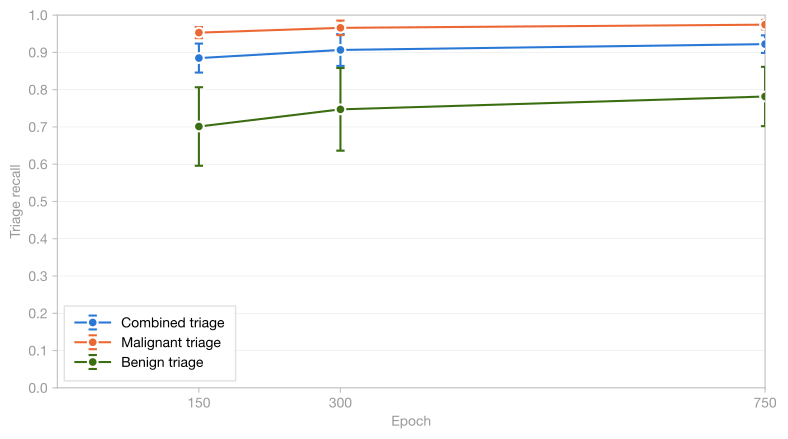

Reproduce this figure in Python.
"""Triage detection vs. epoch on fold-0 validation data (3 seeds, 125 images each).

Triage is the most permissive detection view: a case is "detected" if the model
predicts any retained mass anywhere on the image, whether or not it overlaps the
true mass. On this dataset every image is one patient with at most one mass, so
triage is a single case-level binary:

  - Mass-present case (malignant/benign): flagged -> detected, not flagged -> miss.
  - Normal case (no mass): flagged -> false alarm, not flagged -> correct.

Because there is no overlap requirement, an IoU threshold does not apply. The
only filter is the relative noise floor, already baked into the
triage_detection_flag column of the predictions dataset.

Reports, per milestone checkpoint and per mass grouping (combined / malignant /
benign): case-level recall and false-positive rate over Normal cases, averaged
across the three seeds with standard deviation.

Reads the canonical predictions dataset (analysis/predictions_dataset) rather
than the raw masks; triage_detection_flag and pathology come from there.

Three seeds (42/43/44), 125 fold-0 validation images each; error bars are the
across-seed std.

Run from project root:
    python analysis/epoch_convergence/epoch_convergence_by_triage_detection_vals/epoch_convergence_by_triage_detection_vals.py
"""

import json
import os
import sys

import numpy as np
import matplotlib
matplotlib.use('Agg')
import matplotlib.pyplot as plt
import matplotlib.ticker as ticker
from pathlib import Path

SCRIPT_DIR = Path(__file__).resolve().parent
PROJECT_ROOT = SCRIPT_DIR.parent.parent.parent

# Make the project root importable so the predictions-dataset loader can be
# used regardless of the current working directory.
sys.path.insert(0, str(PROJECT_ROOT))
from analysis.predictions_dataset.load_predictions_dataset import (
    load_predictions_dataset,
)

NOISE_FLOOR = "0.03% of image area"

EXPERIMENT_NAME = "milestones_pilot_vals"
EVALUATION_SPLIT = "validation_fold_0"
SEEDS = [42, 43, 44]
EPOCHS = [150, 300, 750]


plt.rcParams.update({
    'font.family': 'sans-serif',
    'font.sans-serif': ['Helvetica Neue', 'Helvetica', 'Arial', 'sans-serif'],
    'font.size': 10,
    'font.weight': '400',
    'axes.labelsize': 10,
    'axes.labelcolor': '#999999',
    'xtick.labelsize': 10,
    'ytick.labelsize': 10,
    'xtick.color': '#999999',
    'ytick.color': '#999999',
    'legend.fontsize': 10,
    'legend.framealpha': 0.95,
    'legend.edgecolor': '#e0e0e0',
    'grid.linewidth': 0.3,
    'grid.alpha': 0.4,
    'figure.facecolor': 'white',
    'axes.facecolor': 'white',
    'axes.spines.top': True,
    'axes.spines.right': True,
})

OUT_DIR = SCRIPT_DIR

# Metric key -> (legend label, color).
METRICS = {
    "case_recall":      ("Case recall",      "#f5c0aa"),
    "case_fp_rate":     ("Case FP rate",     "#3b6d11"),
}

PLOT_SERIES = [
    ("combined",  "case_recall", "Combined triage",  "#2a78d6"),
    ("malignant", "case_recall", "Malignant triage", "#eb6834"),
    ("benign",    "case_recall", "Benign triage",    "#3b6d11"),
]


def evaluate_triage(rows, positive_class):
    """Return (tp, fp, fn, n_normal) at case level for triage detection."""
    tp = fn = 0
    fp = 0
    n_normal = 0

    for row in rows:
        flagged = row.triage_detection_flag
        if positive_class == "combined":
            is_positive = row.pathology in ("malignant", "benign")
        else:
            is_positive = row.pathology == positive_class

        if is_positive:
            if flagged:
                tp += 1
            else:
                fn += 1
        elif row.pathology == "normal":
            n_normal += 1
            if flagged:
                fp += 1

    return tp, fp, fn, n_normal


def evaluate_epoch(rows, positive_class="malignant"):
    """Run triage eval for one checkpoint, return case recall and FP rate."""
    ctp, cfp, cfn, n_normal = evaluate_triage(rows, positive_class)

    crec = ctp / (ctp + cfn) if (ctp + cfn) > 0 else float('nan')
    cfp_rate = cfp / n_normal if n_normal > 0 else float('nan')

    return crec, cfp_rate



def summarize_epochs(rows, positive_class):
    """Return {metric: (means, stds)} across seeds, per epoch."""
    means = {key: [] for key in METRICS}
    stds = {key: [] for key in METRICS}
    for epoch in EPOCHS:
        recalls = []
        fp_rates = []
        for seed in SEEDS:
            folder = f"predictions_milestones_val_625images_seed{seed}_epoch{epoch}"
            configuration_rows = [r for r in rows if r.configuration_id == folder]
            if not configuration_rows:
                print(f"WARNING: no rows for {folder}")
                continue
            rec, fp = evaluate_epoch(configuration_rows, positive_class)
            recalls.append(rec)
            fp_rates.append(fp)
        means["case_recall"].append(float(np.nanmean(recalls)) if recalls else float('nan'))
        stds["case_recall"].append(float(np.nanstd(recalls, ddof=1)) if recalls else float('nan'))
        means["case_fp_rate"].append(float(np.nanmean(fp_rates)) if fp_rates else float('nan'))
        stds["case_fp_rate"].append(float(np.nanstd(fp_rates, ddof=1)) if fp_rates else float('nan'))
    return means, stds


def metric_payload(means, stds):
    return {
        "Detection": {"mean": means["case_recall"], "std": stds["case_recall"]},
        "False positive rate": {"mean": means["case_fp_rate"], "std": stds["case_fp_rate"]},
    }


def fmt(mean, std):
    return f"{mean:.3f} ± {std:.3f}"


def main():
    os.makedirs(OUT_DIR, exist_ok=True)

    data = load_predictions_dataset()
    rows = [
        row for row in data.rows
        if row.experiment_name == EXPERIMENT_NAME
        and row.evaluation_split == EVALUATION_SPLIT
    ]
    print(
        f"Loaded predictions dataset: {data.snapshot_id}, {len(rows)} rows "
        f"for {EXPERIMENT_NAME}/{EVALUATION_SPLIT}"
    )

    stats = {
        "combined": summarize_epochs(rows, "combined"),
        "malignant": summarize_epochs(rows, "malignant"),
        "benign": summarize_epochs(rows, "benign"),
    }


    epochs = EPOCHS

    # --- Terminal tables ---
    for title, group in [("All masses", "combined"),
                         ("Malignant", "malignant"),
                         ("Benign", "benign")]:
        means, stds = stats[group]
        print(f"\n{title} — Checkpoint | CRec | CFP")
        print(f"{'':>7}  ------|------|-----")
        for i, ep in enumerate(epochs):
            print(f"{ep:>5} | {fmt(means['case_recall'][i], stds['case_recall'][i])} | "
                  f"{fmt(means['case_fp_rate'][i], stds['case_fp_rate'][i])}")


    # --- JSON (source of truth) ---
    json_path = OUT_DIR / "epoch_convergence_by_triage_detection_vals.json"
    payload = {
        "title": "Case-level triage-based detection by saved milestone epoch on fold-0 validation data",
        "description": ("Three preliminary milestones validation runs: seeds 42/43/44, "
                        "125 fold-0 validation images each, triage = any retained mass "
                        f"(no overlap required), noise floor {NOISE_FLOOR}. Values are "
                        "mean ± std across seeds."),
        "noise_floor": NOISE_FLOOR,
        "triage_definition": "any retained mass (no overlap required)",
        "dataset_snapshot_id": data.snapshot_id,
        "experiment_name": EXPERIMENT_NAME,
        "evaluation_split": EVALUATION_SPLIT,
        "seeds": SEEDS,
        "images": 125,
        "epochs": epochs,
        "combined": metric_payload(stats["combined"][0], stats["combined"][1]),
        "malignant": metric_payload(stats["malignant"][0], stats["malignant"][1]),
        "benign": metric_payload(stats["benign"][0], stats["benign"][1]),
    }
    with open(json_path, "w") as f:
        json.dump(payload, f, indent=2)
    print(f"\nWrote {json_path}")

    # --- Markdown ---
    md_lines = [
        "# Case-level triage-based detection by saved milestone epoch on fold-0 validation data",
        "",
        f"Three preliminary milestones validation runs: seeds 42/43/44, 125 fold-0 "
        f"validation images each, triage = any retained mass (no overlap required), "
        f"noise floor {NOISE_FLOOR}.",
        "",
        "A mass-present case is detected if the model predicts any retained mass "
        "anywhere on the image.",
        "",
        "Each table reports case-level false positives computed on normal cases "
        "only. A normal case with any prediction is a false alarm.",
        "",
        "Values are mean ± standard deviation across the three seeds.",
        "",
    ]

    for title, group in [("All masses", "combined"),
                         ("Malignant masses", "malignant"),
                         ("Benign masses", "benign")]:
        means, stds = stats[group]
        md_lines.append(f"## {title}")
        md_lines.append("")
        md_lines.append("**Saved checkpoints**")
        md_lines.append("| Checkpoint | Detection | Normal cases FP rate |")
        md_lines.append("|------:|----------:|-------------------:|")
        for i, ep in enumerate(epochs):
            md_lines.append(
                f"| {ep} | {fmt(means['case_recall'][i], stds['case_recall'][i])} | "
                f"{fmt(means['case_fp_rate'][i], stds['case_fp_rate'][i])} |"
            )
        md_lines.append("")

    md_path = OUT_DIR / "epoch_convergence_by_triage_detection_vals.md"
    with open(md_path, "w") as f:
        f.write("\n".join(md_lines))
    print(f"Wrote {md_path}")

    # --- Plot ---
    fig, ax = plt.subplots(figsize=(8, 4.5))
    for src, key, label, color in PLOT_SERIES:
        means, stds = stats[src]
        ax.errorbar(epochs, means[key], yerr=stds[key], fmt='-o', color=color,
                    label=label, markersize=7, linewidth=1.5, capsize=3,
                    markeredgecolor='white', markeredgewidth=1.5, zorder=3)

    ax.set_xlabel('Epoch')
    ax.set_ylabel('Triage recall')
    ax.set_xlim(left=0, right=epochs[-1])
    ax.set_xticks(epochs)
    ax.set_ylim(0, 1.0)
    ax.set_yticks(np.arange(0, 1.1, 0.1))
    ax.yaxis.set_major_formatter(ticker.FormatStrFormatter('%.1f'))
    ax.grid(True, axis='y', linewidth=0.3, alpha=0.4)
    ax.grid(False, axis='x')

    for sp in ax.spines.values():
        sp.set_color('#c0c0c0')
    ax.tick_params(axis='both', which='both', color='#c0c0c0',
                   labelcolor='#999999')

    ax.legend(loc='best', frameon=True, fancybox=False, borderpad=0.8,
              handlelength=2.5)

    plt.tight_layout(pad=1.2)

    for ext in ('pdf', 'png'):
        out = OUT_DIR / f'epoch_convergence_by_triage_detection_vals.{ext}'
        fig.savefig(out, dpi=300, bbox_inches='tight',
                    metadata={'CreationDate': None})
        print(f'Wrote {out}')
    plt.close(fig)


if __name__ == "__main__":
    main()
